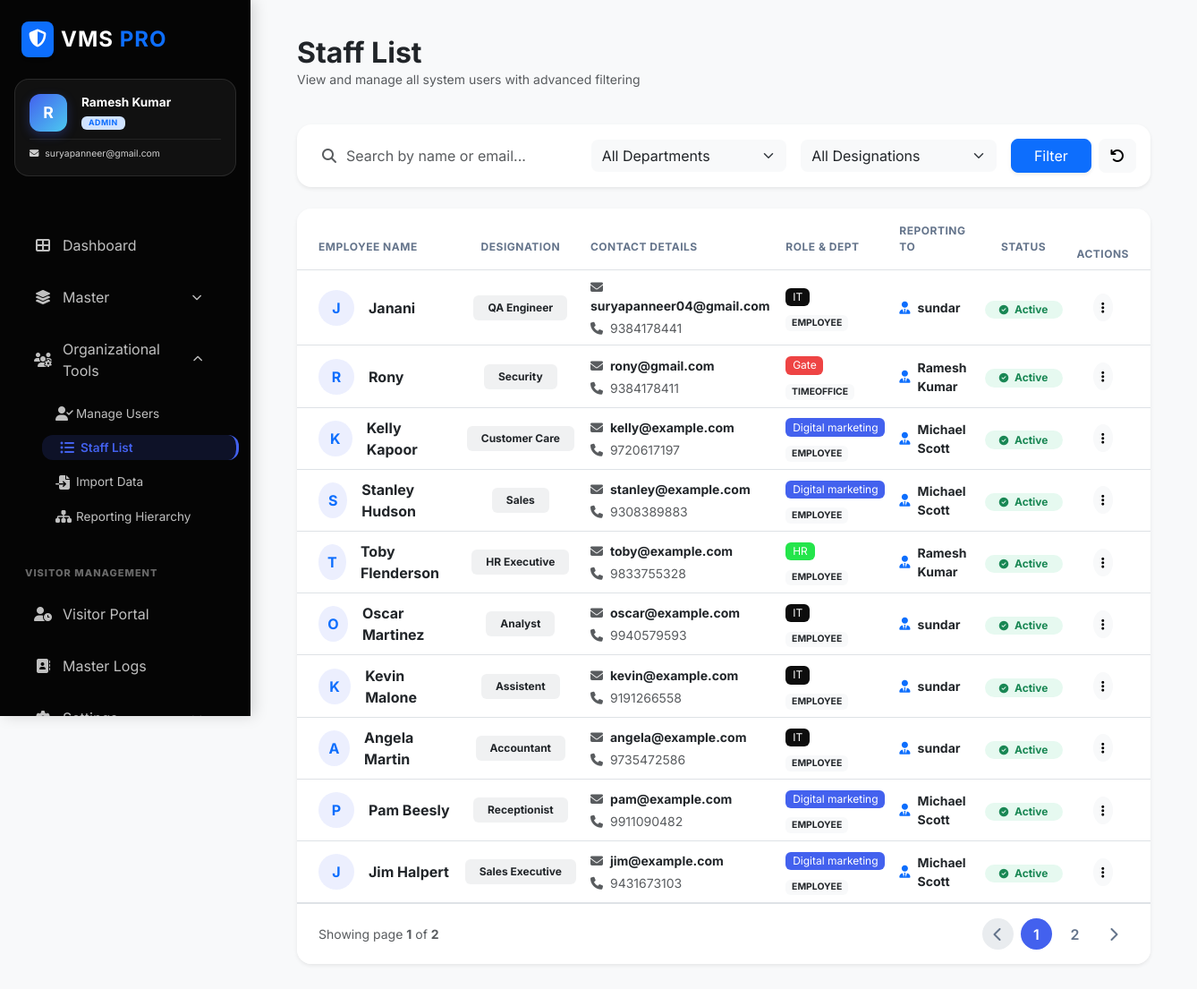
The page /staff_list.php (signed in) on the database its author committed.
### tables this page shows
CREATE TABLE `users` (
  `id` int(11) NOT NULL,
  `full_name` varchar(100) NOT NULL,
  `email` varchar(150) NOT NULL,
  `password` varchar(255) NOT NULL,
  `contact_no` varchar(20) DEFAULT NULL,
  `designation` varchar(100) DEFAULT NULL,
  `department` varchar(100) DEFAULT NULL,
  `location` varchar(100) DEFAULT NULL,
  `role` varchar(50) DEFAULT 'employee',
  `reporting_manager` varchar(100) DEFAULT NULL,
  `status` enum('Active','Inactive') DEFAULT 'Active',
  `created_at` timestamp NULL DEFAULT current_timestamp()
);

### staff_list.php (the view, shortened to what this page needs)
<?php
include("includes/config.php");
include("includes/header.php");
include("includes/sidebar.php");
$search = $_GET['search'] ?? '';
$dept_filter = $_GET['department'] ?? '';
$desig_filter = $_GET['designation'] ?? '';
$limit = 10;
$page = isset($_GET['page']) ? (int)$_GET['page'] : 1;
$offset = ($page - 1) * $limit;
$where = " WHERE (u.full_name LIKE ? OR u.email LIKE ?)";
$params = ["%$search%", "%$search%"];
$count_query = "SELECT COUNT(*) FROM users u" . $where;
$count_stmt = $con->prepare($count_query);
$count_stmt->execute($params);
$total_records = $count_stmt->fetchColumn();
$total_pages = ceil($total_records / $limit);
$query = "SELECT u.*, m.full_name as manager_name, d.dept_color
          FROM users u
          LEFT JOIN users m ON u.reporting_manager = m.id
          LEFT JOIN departments d ON u.department = d.dept_name
          $where
          ORDER BY u.id DESC
          LIMIT $limit OFFSET $offset";
$stmt = $con->prepare($query);
$stmt->execute($params);
$staff = $stmt->fetchAll();
?>
<div class="content">
    <div class="container-fluid content-animate">
        <div class="row mb-4">
            <div class="col-12">
                <h2 class="fw-bold text-dark mb-0">Staff List</h2>
                <p class="text-muted small">View and manage all system users with advanced filtering</p>
            </div>
        </div>
        <div class="card border-0 shadow-sm rounded-4 mb-4">
            <div class="card-body p-3">
                <form method="GET" class="row g-3 align-items-center">
                    <div class="col-md-4">
                        <div class="input-group">
                            <span class="input-group-text bg-transparent border-0 pe-0"><i class="fas fa-search text-muted"></i></span>
                            <input type="text" name="search" class="form-control border-0 bg-transparent" placeholder="Search by name or email..." value="<?= htmlspecialchars($search) ?>">
                        </div>
                    </div>
                    <div class="col-md-3">
                        <select name="department" class="form-select border-0 bg-light rounded-3">
                            <option value="">All Departments</option>
                        </select>
                    </div>
                    <div class="col-md-3">
                        <select name="designation" class="form-select border-0 bg-light rounded-3">
                            <option value="">All Designations</option>
                        </select>
                    </div>
                    <div class="col-md-2 d-flex gap-2">
                        <button type="submit" class="btn btn-primary w-100 rounded-3 shadow-sm">Filter</button>
                        <a href="staff_list.php" class="btn btn-light rounded-3"><i class="fas fa-undo"></i></a>
                    </div>
                </form>
            </div>
        </div>
        <div class="card border-0 shadow-sm rounded-4 overflow-hidden">
            <div class="card-body p-0">
                <div class="table-responsive">
                    <table class="table table-hover align-middle mb-0">
                        <thead class="bg-light">
                            <tr>
                                <th class="ps-4 py-3">Employee Name</th>
                                <th class="py-3 text-center">Designation</th>
                                <th class="py-3">Contact Details</th>
                                <th class="py-3">Role & Dept</th>
                                <th class="py-3">Reporting To</th>
                                <th class="py-3 text-center">Status</th>
                                <th class="text-center pe-4">Actions</th>
                            </tr>
                        </thead>
                        <tbody>
                            <?php if (count($staff) > 0): ?>
                                <?php foreach ($staff as $s): ?>
                                <tr>
                                    <td class="ps-4">
                                        <div class="d-flex align-items-center">
                                            <div class="avatar-sm bg-soft-primary text-primary rounded-circle me-3 d-flex align-items-center justify-content-center" style="width: 40px; height: 40px; font-weight: bold; font-size: 1rem;">
                                                <?= strtoupper(substr($s['full_name'] ?: 'U', 0, 1)) ?>
                                            </div>
                                            <div class="fw-bold text-dark"><?= htmlspecialchars($s['full_name']) ?></div>
                                        </div>
                                    </td>
                                    <td class="text-center">
                                        <span class="badge bg-soft-secondary text-dark border-0 px-3 py-2"><?= htmlspecialchars($s['designation'] ?: 'N/A') ?></span>
                                    </td>
                                    <td>
                                        <div class="small fw-bold text-dark"><i class="fas fa-envelope me-2 text-muted"></i><?= htmlspecialchars($s['email']) ?></div>
                                        <div class="small text-muted mt-1"><i class="fas fa-phone me-2 text-muted"></i><?= htmlspecialchars($s['contact_no'] ?: '---') ?></div>
                                    </td>
                                    <td>
                                        <div class="badge fw-normal mb-1" style="background: <?= !empty($s['dept_color']) ? $s['dept_color'] : '#f8f9fa' ?>; color: <?= !empty($s['dept_color']) ? '#fff' : '#212529' ?>;">
                                            <?= htmlspecialchars($s['department'] ?: 'General') ?>
                                        </div>
                                        <div><span class="badge bg-light text-dark border-0 small text-uppercase" style="font-size: 0.65rem;"><?= htmlspecialchars($s['role']) ?></span></div>
                                    </td>
                                    <td>
                                        <?php if ($s['manager_name']): ?>
                                            <div class="d-flex align-items-center">
                                                <i class="fas fa-user-tie text-primary me-2 small"></i>
                                                <span class="fw-bold small"><?= htmlspecialchars($s['manager_name']) ?></span>
                                            </div>
                                        <?php else: ?>
                                            <span class="text-muted italic small">No Manager</span>
                                        <?php endif; ?>
                                    </td>
                                    <td class="text-center">
                                        <?php if ($s['status'] == 'Active'): ?>
                                            <span class="badge bg-success-soft text-success px-3 rounded-pill"><i class="fas fa-check-circle me-1 small"></i> Active</span>
                                        <?php else: ?>
                                            <span class="badge bg-danger-soft text-danger px-3 rounded-pill"><i class="fas fa-times-circle me-1 small"></i> Inactive</span>
                                        <?php endif; ?>
                                    </td>
                                    <td class="text-center pe-4">
                                        <div class="dropdown">
                                            <button class="btn btn-light btn-sm rounded-circle" data-bs-toggle="dropdown">
                                                <i class="fas fa-ellipsis-v"></i>
                                            </button>
                                        </div>
                                    </td>
                                </tr>
                                <?php endforeach; ?>
                            <?php endif; ?>
                        </tbody>
                    </table>
                </div>
            </div>
            <?php if ($total_pages > 1): ?>
            <div class="card-footer bg-white border-top py-3 px-4">
                <div class="d-flex justify-content-between align-items-center">
                    <div class="text-muted small">
                        Showing page <b><?= $page ?></b> of <b><?= $total_pages ?></b>
                    </div>
                    <nav aria-label="Staff List Pagination">
                        <ul class="pagination pagination-md mb-0">
                            <li class="page-item <?= ($page <= 1) ? 'disabled' : '' ?>">
                                <a class="page-link border-0 rounded-circle me-1" href="?page=<?= $page-1 ?>&search=<?= urlencode($search) ?>&department=<?= urlencode($dept_filter) ?>&designation=<?= urlencode($desig_filter) ?>">
                                    <i class="fas fa-chevron-left"></i>
                                </a>
                            </li>
                            <?php
                                $start = max(1, $page - 1);
                                $end = min($total_pages, $page + 1);
                                for($i = $start; $i <= $end; $i++):
                            ?>
                                <li class="page-item <?= ($i == $page) ? 'active' : '' ?>">
                                    <a class="page-link border-0 rounded-circle mx-1" href="?page=<?= $i ?>&search=<?= urlencode($search) ?>&department=<?= urlencode($dept_filter) ?>&designation=<?= urlencode($desig_filter) ?>"><?= $i ?></a>
                                </li>
                            <?php endfor; ?>
                            <li class="page-item <?= ($page >= $total_pages) ? 'disabled' : '' ?>">
                                <a class="page-link border-0 rounded-circle ms-1" href="?page=<?= $page+1 ?>&search=<?= urlencode($search) ?>&department=<?= urlencode($dept_filter) ?>&designation=<?= urlencode($desig_filter) ?>">
                                    <i class="fas fa-chevron-right"></i>
                                </a>
                            </li>
                        </ul>
                    </nav>
                </div>
            </div>
            <?php endif; ?>
        </div>
    </div>
</div>
<?php include("includes/footer.php"); ?>

### assets/css/style.css (style rules this page uses)
:root { --primary-color: #4361ee; --secondary-color: #3f37c9; --bg-color: #f8f9fa; --sidebar-bg: #000000; --card-shadow: 0 10px 30px rgba(0, 0, 0, 0.08); }
body { margin: 0; font-family: 'Inter', system-ui, -apple-system, sans-serif; background-color: var(--bg-color); color: #2d3436; }
.content { margin-left: 280px; padding: 40px; min-height: 100vh; transition: margin-left 0.3s ease; }
.overflow-hidden { overflow: hidden; }

### staff_list.php (style rules this page uses)
.bg-soft-primary { background: rgba(67, 97, 238, 0.1); }
.bg-soft-secondary { background: rgba(108, 117, 125, 0.1); }
.bg-success-soft { background: rgba(16, 196, 105, 0.1); color: #10c469; }
.table thead th { font-weight: 700; text-transform: uppercase; font-size: 0.75rem; letter-spacing: 0.5px; color: #64748b; }
.pagination .page-link { width: 35px; height: 35px; display: flex; align-items: center; justify-content: center; font-weight: 600; color: #64748b; }
.pagination .active .page-link { background: #4361ee; color: white; }

### rows shown on the page
users: full_name "J", full_name "Janani", designation "QA Engineer", email "suryapanneer04@gmail.com", contact_no "9384178441", department "IT", role "EMPLOYEE", users.full_name "sundar", status "Active" (drawn)
users: full_name "R", full_name "Rony", designation "Security", email "rony@gmail.com", contact_no "9384178411", department "Gate", role "TIMEOFFICE", users.full_name "Ramesh Kumar", status "Active" (drawn)
users: full_name "K", full_name "Kelly Kapoor", designation "Customer Care", email "kelly@example.com", contact_no "9720617197", department "Digital marketing", role "EMPLOYEE", users.full_name "Michael Scott", status "Active" (drawn)
users: full_name "S", full_name "Stanley Hudson", designation "Sales", email "stanley@example.com", contact_no "9308389883", department "Digital marketing", role "EMPLOYEE", users.full_name "Michael Scott", status "Active" (drawn)
users: full_name "T", full_name "Toby Flenderson", designation "HR Executive", email "toby@example.com", contact_no "9833755328", department "HR", role "EMPLOYEE", users.full_name "Ramesh Kumar", status "Active" (drawn)
users: full_name "O", full_name "Oscar Martinez", designation "Analyst", email "oscar@example.com", contact_no "9940579593", department "IT", role "EMPLOYEE", users.full_name "sundar", status "Active" (drawn)
users: full_name "K", full_name "Kevin Malone", designation "Assistent", email "kevin@example.com", contact_no "9191266558", department "IT", role "EMPLOYEE", users.full_name "sundar", status "Active" (drawn)
users: full_name "A", full_name "Angela Martin", designation "Accountant", email "angela@example.com", contact_no "9735472586", department "IT", role "EMPLOYEE", users.full_name "sundar", status "Active" (drawn)
users: full_name "P", full_name "Pam Beesly", designation "Receptionist", email "pam@example.com", contact_no "9911090482", department "Digital marketing", role "EMPLOYEE", users.full_name "Michael Scott", status "Active" (drawn)
users: full_name "J", full_name "Jim Halpert", designation "Sales Executive", email "jim@example.com", contact_no "9431673103", department "Digital marketing", role "EMPLOYEE", users.full_name "Michael Scott", status "Active" (drawn)

### other values the page prints
substr($user_name, 0, 1) "R"
$user_name "Ramesh Kumar"
$user_role "ADMIN"
$user_email "suryapanneer@gmail.com"
$page "1"
$total_pages "2"
